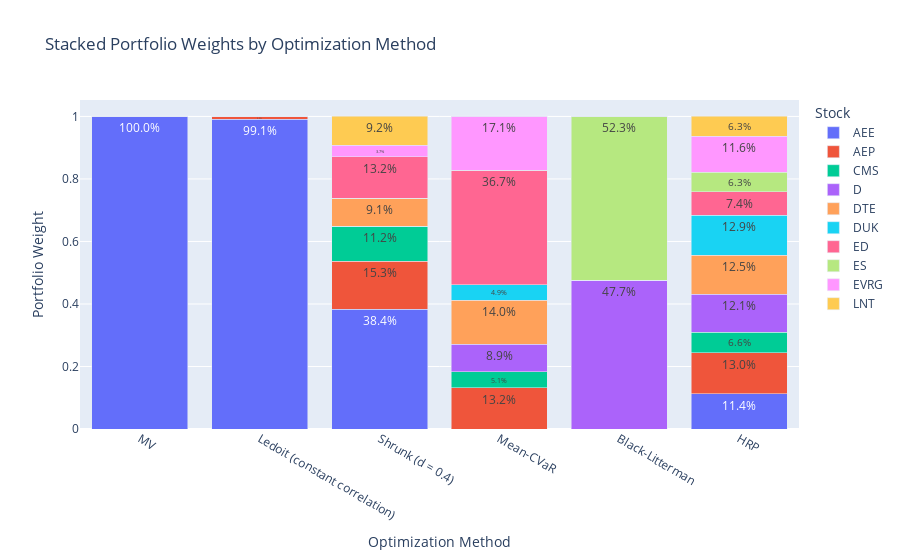

Notebook code cell kept with this figure:
### Code cell
weights = {
    'MV': weights_classic,
    'Ledoit (constant correlation)': weights_ledoit,
    'Shrunk (d = 0.4)': weights_shrink,
    'Mean-CVaR': weights_cvar,
    'Black-Litterman': weights_bl,
    'HRP': weights_hrp
}

weights = pd.DataFrame(weights)
weights_long = weights.T.reset_index().melt(id_vars='index', var_name='Stock Ticker', value_name='Weight')

fig = px.bar(weights_long, 
             x='index', 
             y='Weight', 
             color='Stock Ticker', 
             barmode='stack',
             title='Stacked Portfolio Weights by Optimization Method',
             labels={'index': 'Optimization Method', 'Weight': 'Portfolio Weight', 'Stock Ticker': 'Stock'},
             text='Weight'
             )

fig.update_traces(texttemplate='%{text:.1%}', textposition='inside')
fig.show()

### Figure 1 — Plotly figure (JSON) as saved in the notebook; plotly's stock layout.template omitted (floating-point values rounded to 4 significant figures)
{"data": [{"alignmentgroup": "True", "hovertemplate": "Stock=AEE<br>Optimization Method=%{x}<br>Portfolio Weight=%{text}<extra></extra>", "legendgroup": "AEE", "marker": {"color": "#636efa", "pattern": {"shape": ""}}, "name": "AEE", "offsetgroup": "AEE", "orientation": "v", "showlegend": true, "text": [1.0, 0.9911, 0.3836, 0, 0, 0.1136], "textposition": "inside", "texttemplate": "%{text:.1%}", "type": "bar", "x": ["MV", "Ledoit (constant correlation)", "Shrunk (d = 0.4)", "Mean-CVaR", "Black-Litterman", "HRP"], "xaxis": "x", "y": [1.0, 0.9911, 0.3836, 0, 0, 0.1136], "yaxis": "y"}, {"alignmentgroup": "True", "hovertemplate": "Stock=AEP<br>Optimization Method=%{x}<br>Portfolio Weight=%{text}<extra></extra>", "legendgroup": "AEP", "marker": {"color": "#EF553B", "pattern": {"shape": ""}}, "name": "AEP", "offsetgroup": "AEP", "orientation": "v", "showlegend": true, "text": [-2.525e-08, 0.008948, 0.1526, 0.1316, 0, 0.1305], "textposition": "inside", "texttemplate": "%{text:.1%}", "type": "bar", "x": ["MV", "Ledoit (constant correlation)", "Shrunk (d = 0.4)", "Mean-CVaR", "Black-Litterman", "HRP"], "xaxis": "x", "y": [-2.525e-08, 0.008948, 0.1526, 0.1316, 0, 0.1305], "yaxis": "y"}, {"alignmentgroup": "True", "hovertemplate": "Stock=CMS<br>Optimization Method=%{x}<br>Portfolio Weight=%{text}<extra></extra>", "legendgroup": "CMS", "marker": {"color": "#00cc96", "pattern": {"shape": ""}}, "name": "CMS", "offsetgroup": "CMS", "orientation": "v", "showlegend": true, "text": [-2.135e-08, 0, 0.1119, 0.05086, 0, 0.06589], "textposition": "inside", "texttemplate": "%{text:.1%}", "type": "bar", "x": ["MV", "Ledoit (constant correlation)", "Shrunk (d = 0.4)", "Mean-CVaR", "Black-Litterman", "HRP"], "xaxis": "x", "y": [-2.135e-08, 0, 0.1119, 0.05086, 0, 0.06589], "yaxis": "y"}, {"alignmentgroup": "True", "hovertemplate": "Stock=D<br>Optimization Method=%{x}<br>Portfolio Weight=%{text}<extra></extra>", "legendgroup": "D", "marker": {"color": "#ab63fa", "pattern": {"shape": ""}}, "name": "D", "offsetgroup": "D", "orientation": "v", "showlegend": true, "text": [1.164e-07, 0, 0, 0.08922, 0.4767, 0.1207], "textposition": "inside", "texttemplate": "%{text:.1%}", "type": "bar", "x": ["MV", "Ledoit (constant correlation)", "Shrunk (d = 0.4)", "Mean-CVaR", "Black-Litterman", "HRP"], "xaxis": "x", "y": [1.164e-07, 0, 0, 0.08922, 0.4767, 0.1207], "yaxis": "y"}, {"alignmentgroup": "True", "hovertemplate": "Stock=DTE<br>Optimization Method=%{x}<br>Portfolio Weight=%{text}<extra></extra>", "legendgroup": "DTE", "marker": {"color": "#FFA15A", "pattern": {"shape": ""}}, "name": "DTE", "offsetgroup": "DTE", "orientation": "v", "showlegend": true, "text": [-1.517e-08, 0, 0.0907, 0.1404, 0, 0.1254], "textposition": "inside", "texttemplate": "%{text:.1%}", "type": "bar", "x": ["MV", "Ledoit (constant correlation)", "Shrunk (d = 0.4)", "Mean-CVaR", "Black-Litterman", "HRP"], "xaxis": "x", "y": [-1.517e-08, 0, 0.0907, 0.1404, 0, 0.1254], "yaxis": "y"}, {"alignmentgroup": "True", "hovertemplate": "Stock=DUK<br>Optimization Method=%{x}<br>Portfolio Weight=%{text}<extra></extra>", "legendgroup": "DUK", "marker": {"color": "#19d3f3", "pattern": {"shape": ""}}, "name": "DUK", "offsetgroup": "DUK", "orientation": "v", "showlegend": true, "text": [1.856e-08, 0, 0, 0.04911, 0, 0.1287], "textposition": "inside", "texttemplate": "%{text:.1%}", "type": "bar", "x": ["MV", "Ledoit (constant correlation)", "Shrunk (d = 0.4)", "Mean-CVaR", "Black-Litterman", "HRP"], "xaxis": "x", "y": [1.856e-08, 0, 0, 0.04911, 0, 0.1287], "yaxis": "y"}, {"alignmentgroup": "True", "hovertemplate": "Stock=ED<br>Optimization Method=%{x}<br>Portfolio Weight=%{text}<extra></extra>", "legendgroup": "ED", "marker": {"color": "#FF6692", "pattern": {"shape": ""}}, "name": "ED", "offsetgroup": "ED", "orientation": "v", "showlegend": true, "text": [-1.537e-08, 0, 0.1317, 0.3674, 0, 0.07368], "textposition": "inside", "texttemplate": "%{text:.1%}", "type": "bar", "x": ["MV", "Ledoit (constant correlation)", "Shrunk (d = 0.4)", "Mean-CVaR", "Black-Litterman", "HRP"], "xaxis": "x", "y": [-1.537e-08, 0, 0.1317, 0.3674, 0, 0.07368], "yaxis": "y"}, {"alignmentgroup": "True", "hovertemplate": "Stock=ES<br>Optimization Method=%{x}<br>Portfolio Weight=%{text}<extra></extra>", "legendgroup": "ES", "marker": {"color": "#B6E880", "pattern": {"shape": ""}}, "name": "ES", "offsetgroup": "ES", "orientation": "v", "showlegend": true, "text": [1.658e-09, 0, 0, 0, 0.5233, 0.06333], "textposition": "inside", "texttemplate": "%{text:.1%}", "type": "bar", "x": ["MV", "Ledoit (constant correlation)", "Shrunk (d = 0.4)", "Mean-CVaR", "Black-Litterman", "HRP"], "xaxis": "x", "y": [1.658e-09, 0, 0, 0, 0.5233, 0.06333], "yaxis": "y"}, {"alignmentgroup": "True", "hovertemplate": "Stock=EVRG<br>Optimization Method=%{x}<br>Portfolio Weight=%{text}<extra></extra>", "legendgroup": "EVRG", "marker": {"color": "#FF97FF", "pattern": {"shape": ""}}, "name": "EVRG", "offsetgroup": "EVRG", "orientation": "v", "showlegend": true, "text": [-1.199e-08, 0, 0.03743, 0.1715, 0, 0.1156], "textposition": "inside", "texttemplate": "%{text:.1%}", "type": "bar", "x": ["MV", "Ledoit (constant correlation)", "Shrunk (d = 0.4)", "Mean-CVaR", "Black-Litterman", "HRP"], "xaxis": "x", "y": [-1.199e-08, 0, 0.03743, 0.1715, 0, 0.1156], "yaxis": "y"}, {"alignmentgroup": "True", "hovertemplate": "Stock=LNT<br>Optimization Method=%{x}<br>Portfolio Weight=%{text}<extra></extra>", "legendgroup": "LNT", "marker": {"color": "#FECB52", "pattern": {"shape": ""}}, "name": "LNT", "offsetgroup": "LNT", "orientation": "v", "showlegend": true, "text": [-2.057e-08, 0, 0.09216, 0, 0, 0.06275], "textposition": "inside", "texttemplate": "%{text:.1%}", "type": "bar", "x": ["MV", "Ledoit (constant correlation)", "Shrunk (d = 0.4)", "Mean-CVaR", "Black-Litterman", "HRP"], "xaxis": "x", "y": [-2.057e-08, 0, 0.09216, 0, 0, 0.06275], "yaxis": "y"}], "layout": {"barmode": "stack", "legend": {"title": {"text": "Stock"}, "tracegroupgap": 0}, "title": {"text": "Stacked Portfolio Weights by Optimization Method"}, "xaxis": {"anchor": "y", "domain": [0, 1], "title": {"text": "Optimization Method"}}, "yaxis": {"anchor": "x", "domain": [0, 1], "title": {"text": "Portfolio Weight"}}}}
